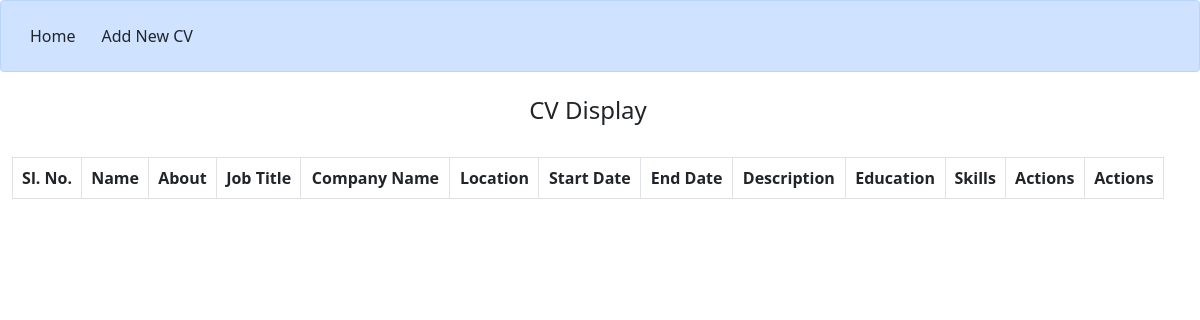
The page /cvdisplay on the database as committed earlier.
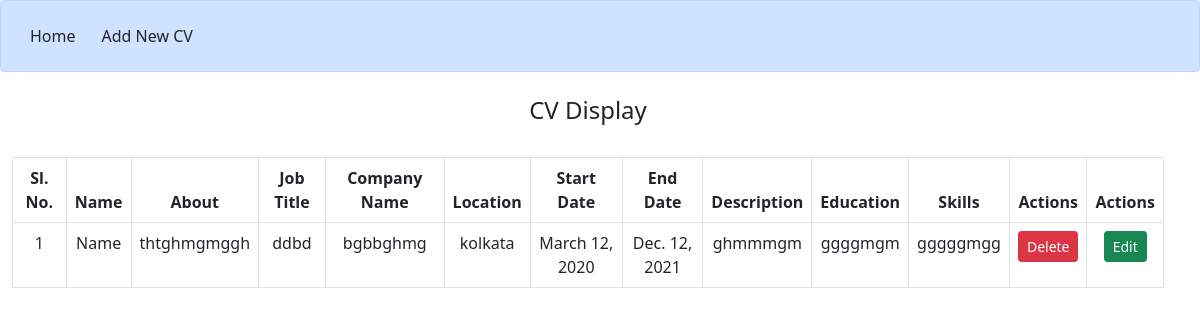
The same page on the database as committed later.
### app/models.py (models this page shows, shortened)
class cv(models.Model):
    name =models.CharField(max_length=70)
    about = models.CharField(max_length=300)
    job_title = models.CharField(max_length=40)
    company_name = models.CharField(max_length=40)
    location = models.CharField(max_length=40)
    start_date = models.DateField(auto_now=False, auto_now_add=False)
    end_date = models.DateField(auto_now=False, auto_now_add=False)
    description = models.CharField(max_length=300)
    education_qualification = models.CharField(max_length=70)
    skills = models.CharField(max_length=200)

### app/views.py (the view)
# urls.py: path('cvdisplay', views.cvdisplay, name='cvdisplay'),
def cvdisplay(request):
    ccvv = cv.objects.all()
    return render(request, 'cvdisplay.html', {'ccvv': ccvv})

### templates/cvdisplay.html (shortened to what this page needs)
{% include 'base.html' %}
{% block content %}
<div class="alert alert-primary d-flex" role="alert">
    <a href="/" class='btn'>Home</a>
    <a href="/cvbuilder" class='btn'>Add New CV</a>
</div>
<div class='row container-fluid d-flex text-center mb-4'>
    <h4 class='mt-2'>CV Display</h4>
</div>
<div class="row container-fluid">
    <table class="table table-hover table-bordered">
        <thead>
            <tr class="text-center">
                <th>Sl. No.</th>
                <th>Name</th>
                <th>About</th>
                <th>Job Title</th>
                <th>Company Name</th>
                <th>Location</th>
                <th>Start Date</th>
                <th>End Date</th>
                <th>Description</th>
                <th>Education</th>
                <th>Skills</th>
                <th>Actions</th>
                <th>Actions</th>
            </tr>
        </thead>
        <tbody>
            {% for c in ccvv %}
            <tr class="text-center">
                <td>{{forloop.counter}}</td>
                <td>{{c.name}}</td>
                <td>{{c.about}}</td>
                <td>{{c.job_title}}</td>
                <td>{{c.company_name}}</td>
                <td>{{c.location}}</td>
                <td>{{c.start_date}}</td>
                <td>{{c.end_date}}</td>
                <td>{{c.description}}</td>
                <td>{{c.education_qualification}}</td>
                <td>{{c.skills}}</td>
                <td>
                    <form action="{% url 'cvdelete' c.id %}" method="POST">
                        <button type="submit" class='btn btn-danger btn-sm'>Delete</button>
                    </form>
                </td>
                <td>
                    <button class='btn btn-success btn-sm'>Edit</button>
                </td>
            </tr>
            {% endfor %}
        </tbody>
    </table>
</div>
{% endblock %}

Rows that differ between the two databases and show on the page:
added cv: name "Name", about "thtghmgmggh", job_title "ddbd", company_name "bgbbghmg", location "kolkata", start_date "March 12, 2020", end_date "Dec. 12, 2021", description "ghmmmgm", education_qualification "ggggmgm", skills "gggggmgg"
